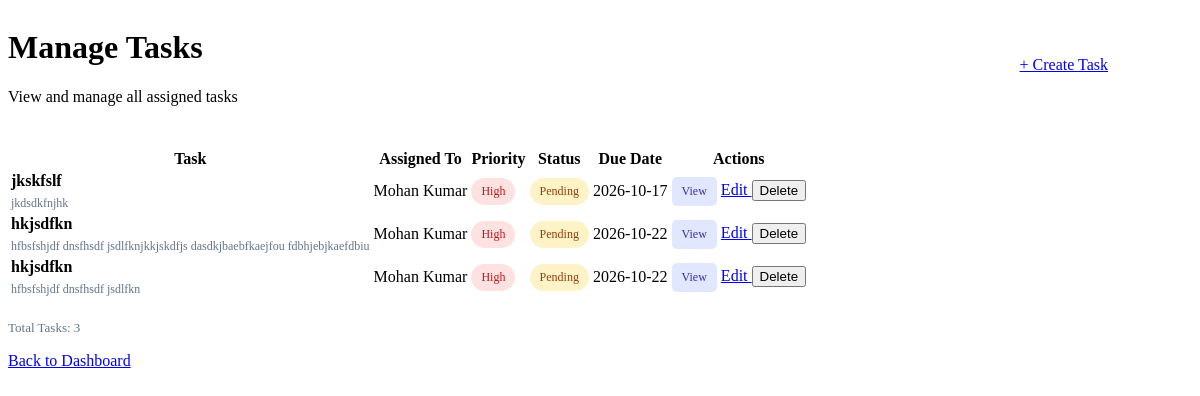
Page /manage-tasks on the earlier database version.
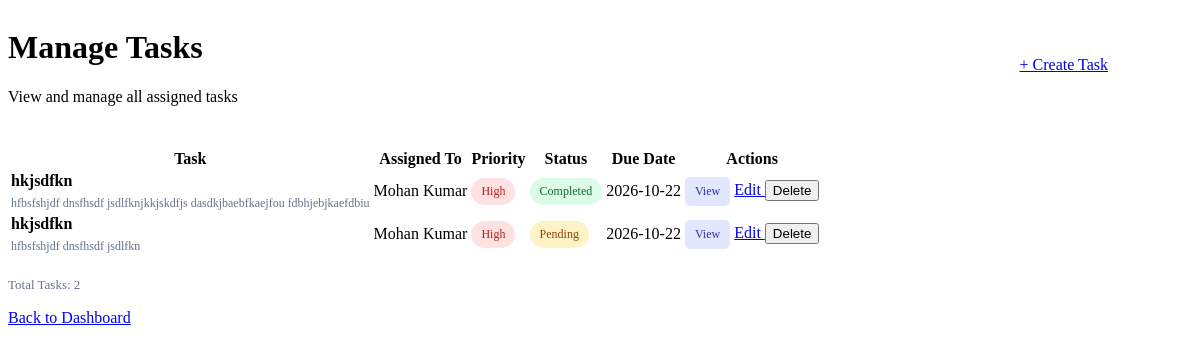
Same page on the later database version.
### tables this page shows
CREATE TABLE tasks (
            id INTEGER PRIMARY KEY AUTOINCREMENT,
            title TEXT NOT NULL,
            description TEXT,
            assigned_to INTEGER,
            priority TEXT NOT NULL DEFAULT 'Medium',
            deadline DATE,
            status TEXT NOT NULL DEFAULT 'Pending',
            created_at TIMESTAMP DEFAULT CURRENT_TIMESTAMP,
            FOREIGN KEY (assigned_to) REFERENCES users(id)
        );

CREATE TABLE users (
            id INTEGER PRIMARY KEY AUTOINCREMENT,
            name TEXT NOT NULL,
            email TEXT UNIQUE NOT NULL,
            password TEXT NOT NULL,
            role TEXT NOT NULL,
            status TEXT NOT NULL DEFAULT 'Active',
            created_at TIMESTAMP DEFAULT CURRENT_TIMESTAMP
        );

### app.py (the view)
@app.route("/manage-tasks")
def manage_tasks():
    connection = get_db_connection()
    tasks = connection.execute(
        """
        SELECT tasks.*, users.name AS assigned_name
        FROM tasks
        LEFT JOIN users ON tasks.assigned_to = users.id
        ORDER BY tasks.id DESC
        """
    ).fetchall()
    connection.close()
    return render_template("manage_tasks.html", tasks=tasks)

### database.py (called while the page is built)
def get_db_connection():
    connection = sqlite3.connect(DATABASE)
    connection.row_factory = sqlite3.Row
    return connection

### templates/manage_tasks.html (shortened to what this page needs)
<!DOCTYPE html>
<html lang="en">
<head>
    <link rel="stylesheet"
          href="{{ url_for('static', filename='manage_task.css') }}">
</head>
<body>
    <div class="page">
        <div class="card tasks-card">
            <div class="header">
                <div>
                    <h1>Manage Tasks</h1>
                    <p>View and manage all assigned tasks</p>
                </div>
                <a href="/create-task" class="add-button">
                    + Create Task
                </a>
            </div>
            <div class="table-container">
                <table>
                    <thead>
                        <tr>
                            <th>Task</th>
                            <th>Assigned To</th>
                            <th>Priority</th>
                            <th>Status</th>
                            <th>Due Date</th>
                            <th>Actions</th>
                        </tr>
                    </thead>
                    <tbody>
                        {% for task in tasks %}
                        <tr>
                            <td>
                                <strong>{{ task.title }}</strong>
                                <small>{{ task.description }}</small>
                            </td>
                            <td>
                                {{ task.assigned_name or 'Not Assigned' }}
                            </td>
                            <td>
                                <span class="priority-{{ task.priority|lower }}">
                                    {{ task.priority }}
                                </span>
                            </td>
                            <td>
                                <span class="status-{{ task.status|lower|replace(' ', '-') }}">
                                    {{ task.status }}
                                </span>
                            </td>
                            <td>{{ task.deadline or 'Not Set' }}</td>
                            <td>
                                <a href="/task-details?id={{ task.id }}"
                                   class="view-button">
                                    View
                                </a>
                                <a href="/edit-task?id={{ task.id }}"
                                   class="edit-button">
                                    Edit
                                </a>
                                <form action="/delete-task" method="POST"onsubmit="return confirm('Are you sure you want to delete this task?');"
                                          style="display: inline;">
                                          <button type="submit">Delete</button>
                                 </form>
                            </td>
                        </tr>
                        {% else %}
                        <tr>
                            <td colspan="6">No tasks found. Create your first task!</td>
                        </tr>
                        {% endfor %}
                    </tbody>
                </table>
            </div>
            <div class="task-footer">
                Total Tasks: {{ tasks|length }}
            </div>
            <p>
                <a href="/dashboard">Back to Dashboard</a>
            </p>
        </div>
    </div>
</body>
</html>

Differences in the rows shown:
removed tasks: title "jkskfslf", description "jkdsdkfnjhk", name "Mohan Kumar", priority "High", status "Pending", deadline "2026-10-17"
changed tasks "hfbsfshjdf dnsfhsdf jsdlfknjkkjskdfjs dasdkjbaebfkaejfou fdbhjebjkaefdbiu": status "Pending" → "Completed"
Other differences:
{{ tasks|length }}: "3" → "2"
